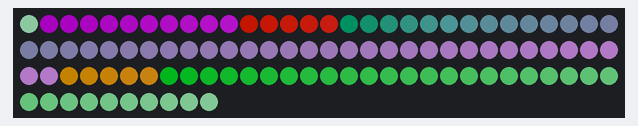
Bench run of a program on a simulated Arduino Uno, built with avr-gcc and run on an emulated ATmega328P. On the bench: 100 RGB LEDs in strip order, left to right, continuing on the next row. Dim RGB values are drawn brighter than linear; colours are those a GRB WS2812 strip shows for the declared byte order.

Above: at 0.05 s.
At 4.98 s:
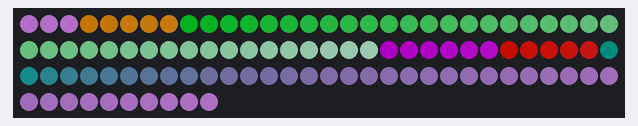
At 10.01 s:
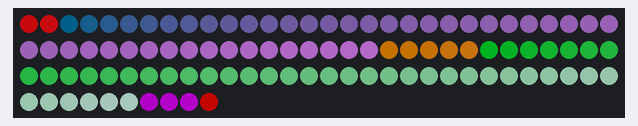
At 19.97 s:
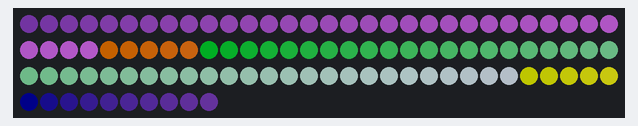
At 29.92 s:
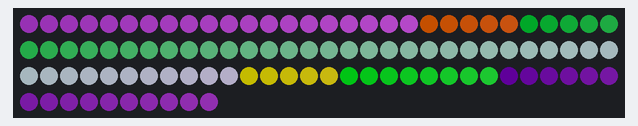
At 39.88 s:
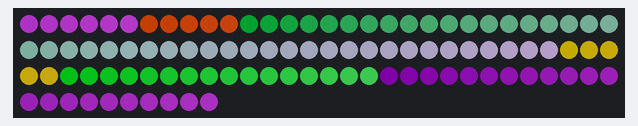

The program:

main.cpp
```cpp
#include <Arduino.h>
#include "FastLED/src/FastLED.h"

#define LED_PIN 7
#define NUM_LEDS 100

CRGB leds[NUM_LEDS];
int currentLED = 1;
int r = 100;
int g = 70;
int b = 80;

void setup() {
    FastLED.addLeds<WS2812, LED_PIN, RGB>(leds, NUM_LEDS);
}

void loop() {
    if (currentLED == 100) {
        currentLED = 1;
    }
    for (int i = 0; i < NUM_LEDS; i++) {
        leds[i] = CRGB(r, g, b);
        r++;
        g+=2;
        b+=2;
        if (r > 100) {
            r = 0;
        }
        if (b > 100) {
            b = 0;
        }
        if (g > 100) {
            g = 0;
        }
    }
    FastLED.show();
    delay(100);
}
```
